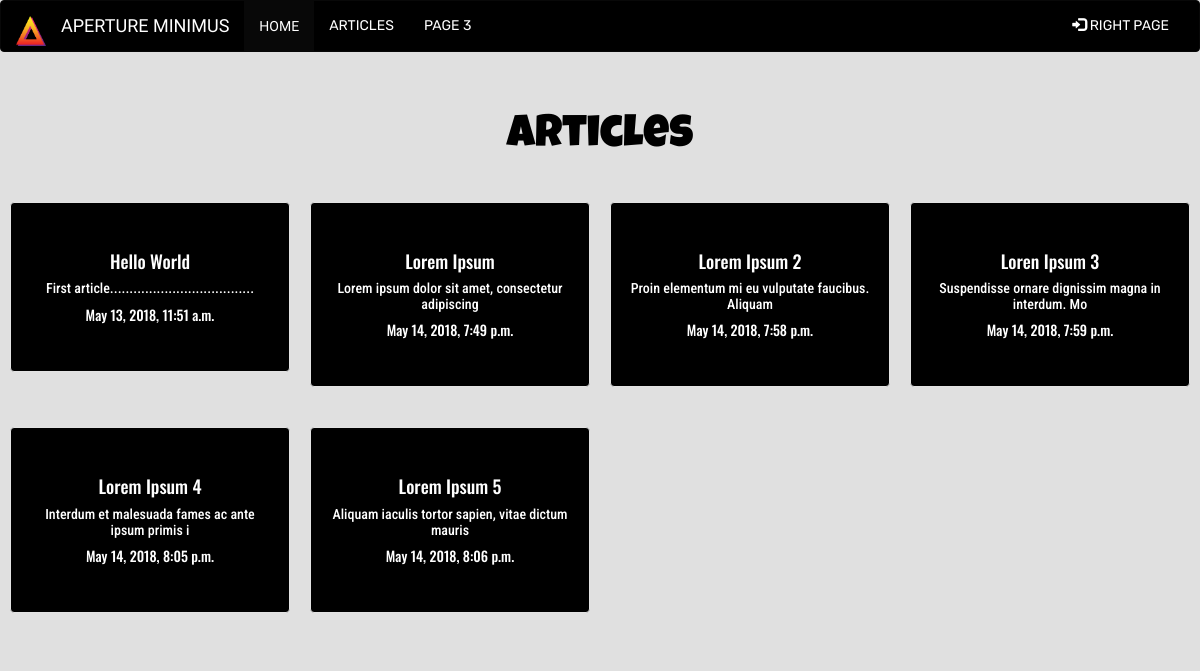
/articles/, run on an earlier commit of the app's database.
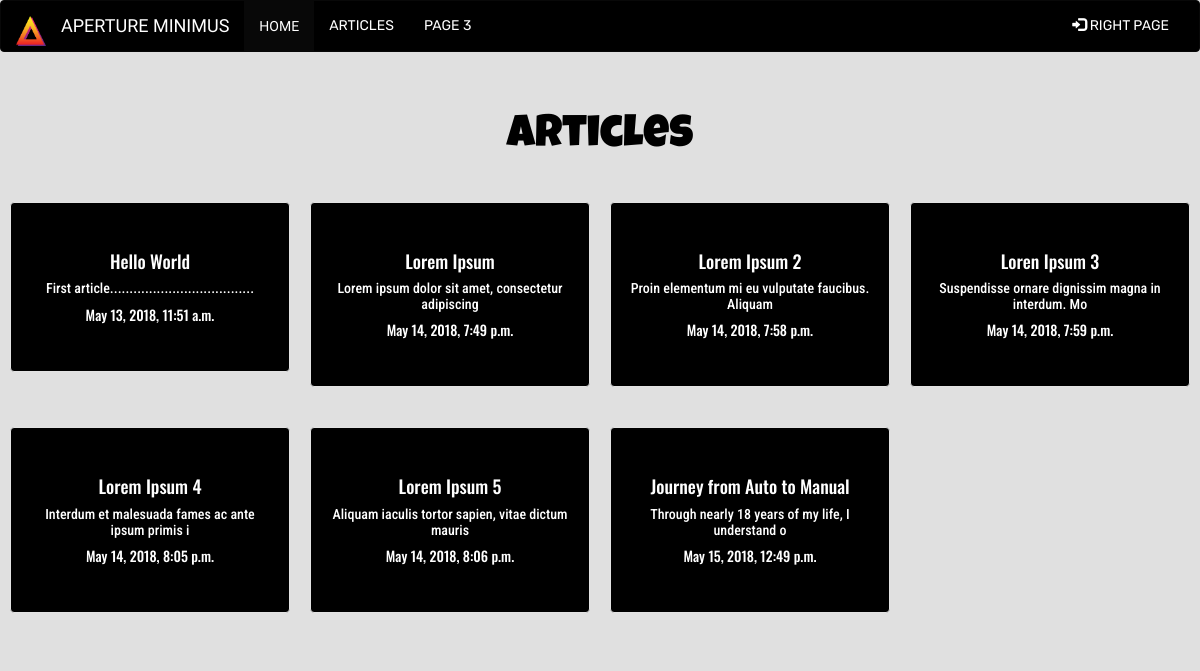
And on a later commit of the database.
### articles/models.py (models this page shows, shortened)
class Articles(models.Model):
    title = models.CharField(max_length=100)
    body = models.TextField()
    slug = models.SlugField(null=True)
    date = models.DateTimeField(auto_now_add=True)
    thumb = models.ImageField(default='skate.jpg',blank=True)
    img0 = models.ImageField(default='default.png', blank=True)
    img1 = models.ImageField(default = 'default.png',blank=True)
    img2 = models.ImageField(default='default.png', blank=True)
    img3 = models.ImageField(default='default.png', blank=True)
    img4 = models.ImageField(default='default.png', blank=True)
    img5 = models.ImageField(default='default.png', blank=True)
    img6 = models.ImageField(default='default.png', blank=True)
    img7 = models.ImageField(default='default.png', blank=True)
    img8 = models.ImageField(default='default.png', blank=True)
    img9 = models.ImageField(default='default.png', blank=True)
    def snippet(self):
        return self.body[:50]

### articles/views.py (the view)
def article_list(request):
    article = Articles.objects.all().order_by('date')
    return render(request, 'articles/article_list.html',{'article':article})

### articles/templates/articles/article_list.html
{% extends 'base.html' %}
{% block content %}
    <br>
    <h1 class="text-center">Articles</h1>
    <br>
    <div>
        <div class='container-fluid'>
        <div class='row'>
        {% for i in article %}
        <a href="{% url 'articles:detail' slug=i.slug %} " style="color:black" >
            <div class=' col-sm-3 text-center' style="padding:10px;" >
                <span class='border border-primary'>
                <div  id="main-" class = "cc well card card-success" style="" >
                <br>
                <h4 style="color: white;font-family: 'Oswald'">{{i.title}}</h4>
                <h5 style="color: white;font-family: 'Roboto Condensed';">{{i.snippet}}</h5>
                <h5 style="color: white;font-family: 'Oswald';">{{i.date}}</h5>
                <br>
                </div>
                </span>
            </div>
        </a>
        {% endfor %}
        </div>
        </div>
    </div>
{% endblock %}

What changed in the data, as far as the page shows it:
added Articles: title "Journey from Auto to Manual", snippet "Through nearly 18 years of my life, I understand o", date "May 15, 2018, 12:49 p.m."
